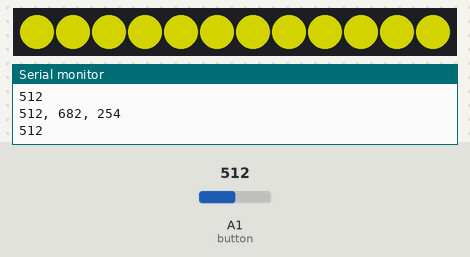
Simulated run of this sketch. Board: Arduino Uno, built with avr-gcc and run on an emulated ATmega328P. Shown: 12 RGB LEDs in strip order, left to right, the last lines printed to the serial monitor. The test bench sets the inputs (shaded band); at power-on: A1 (button) = 512. Dim RGB values are drawn brighter than linear.

Above: at 1.2 s.
1.3 s: A1 (button) set to 537
At 2.6 s:
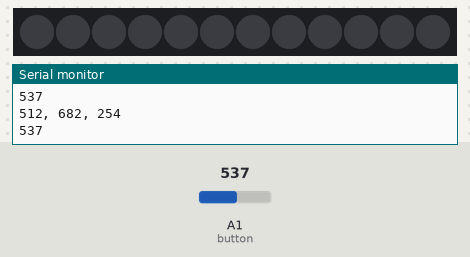
3.0 s: A1 (button) set to 511
At 3.15 s:
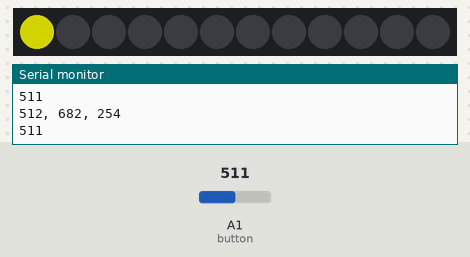
4.7 s: A1 (button) set to 306
At 4.82 s:
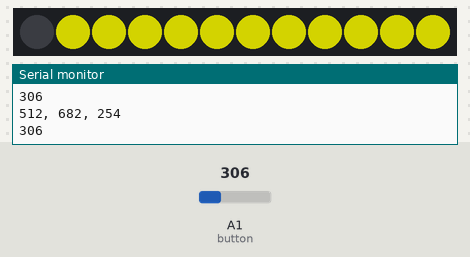
Timing chart, 0 to 7.7 s (numbered marks = the images above; inputs shaded):
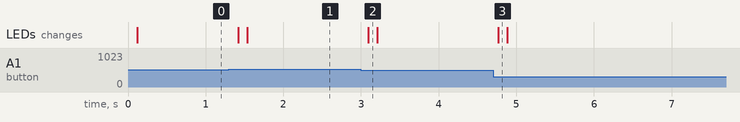

Measured:
- the behaviour switches between 522 and 523 on A1 (button) (found by bisection; images 0 and 1)
- after the input at 1.3 s, the LEDs: first change after 0.12 s (image 1 shows a later state)
- after the input at 3.0 s, the LEDs: change after 0.09 s (image 2)
- after the input at 4.7 s, the LEDs: change after 0.07 s (image 3)

The sketch:

Pibbet_Testing.ino
```cpp
#include <Adafruit_NeoPixel.h>
#define PIN A2
#define N_LEDS 12
Adafruit_NeoPixel pixels = Adafruit_NeoPixel(N_LEDS, PIN, NEO_GRB + NEO_KHZ800);

#define button A1

#define D 1000.0  // Resistor to plus
#define Y 1000.0  // Resistor to yellow button
#define R 2000.0  // Resistor to red button
#define B 330.0  // Resistor to blue button
// #define B 5000.0  // Resistor to blue button
#define tol 10

// define voltage drop inputs with tolerance
#define Y_d int(((Y / (Y + D)) * 1024))
#define R_d int(((R / (R + D)) * 1024))
#define B_d int(((B / (B + D)) * 1024))

int r = 0;
int g = 0;
int b = 0;

int b4b_read;

void setup() {

  pinMode(button, INPUT);
  Serial.begin(9600);
  pixels.begin();
}

void loop() {
  // put your main code here, to run repeatedly:
  int b_read = analogRead(button);
  Serial.println(b4b_read);

  Serial.print(Y_d);
  Serial.print(", ");
  Serial.print(R_d);
  Serial.print(", ");
  Serial.println(B_d);

  Serial.println(b_read);


  if (b_read <= b4b_read + tol && b_read >= b4b_read - tol) {
    colorset(r, g, b);
  } else {
    if (b_read <= Y_d + tol && b_read >= Y_d - tol) {
      //colorset(0, 0, 0);
      r = 125;
      g = 125;
      b = 0;
    } else if (b_read <= R_d + tol && b_read >= R_d - tol) {
      //colorset(0, 0, 0);
      r = 125;
      g = 0;
      b = 0;
    } else if (b_read <= B_d + tol && b_read >= B_d - tol) {
      //colorset(0, 0, 0);
      r = 0;
      g = 0;
      b = 125;
    } else if (b_read >= 900) {
      colorset(r, g, b);
    }

    else {
      r = 0;
      g = 0;
      b = 0;
    }

  }
  b4b_read = b_read;

}

void colorset(int r, int g, int b) {
  for (int i = 0; i < N_LEDS; i++) {

    // pixels.Color takes RGB values, from 0,0,0 up to 255,255,255
    pixels.setPixelColor(i, pixels.Color(r, g, b));  // Moderately bright green color.

    pixels.show();  // This sends the updated pixel color to the hardware.

    delay(10);  // Delay for a period of time (in milliseconds).
  }
}
```
